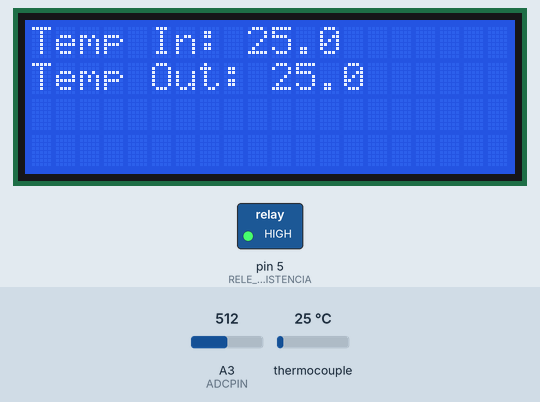
Recording of a sketch running on a simulated Arduino Uno, built with avr-gcc and run on an emulated ATmega328P. Parts: 20×4 character LCD, switched loads named in the sketch (green lamp = pin HIGH). Wiring (inferred from the names in the program): MAX6675 thermocouple converter: CS pin 3; MISO pin 2; SCK pin 4. The test bench sets the inputs (shaded band); at power-on: thermocouple 25 °C, A3 (ADCPIN) = 512. Storage starts empty; pins used as bus, display or sensor lines are not drawn; what the sketch prints to the serial monitor is not drawn.

Above: at 10.6 s.
10.7 s: thermocouple set to 6 °C
At 13.2 s:
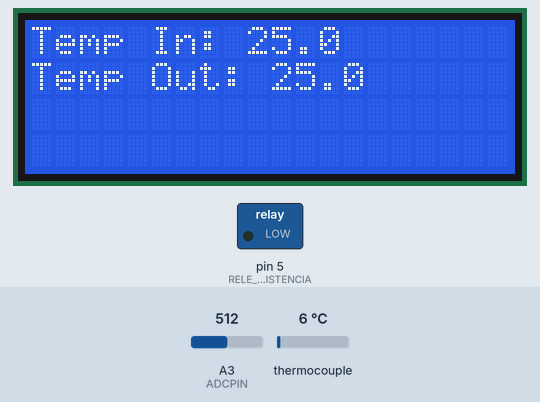
15.4 s: thermocouple set to 75 °C
At 16.6 s:
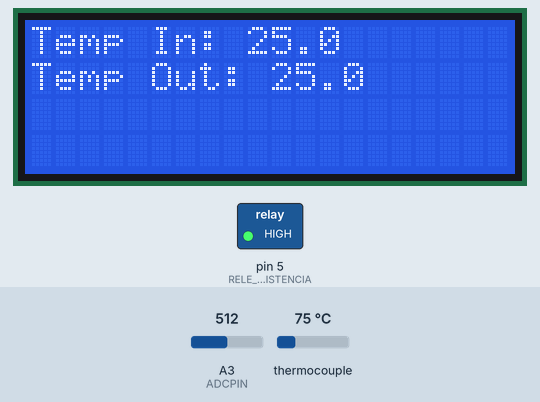
18.4 s: thermocouple set to 0 °C
At 21.3 s:
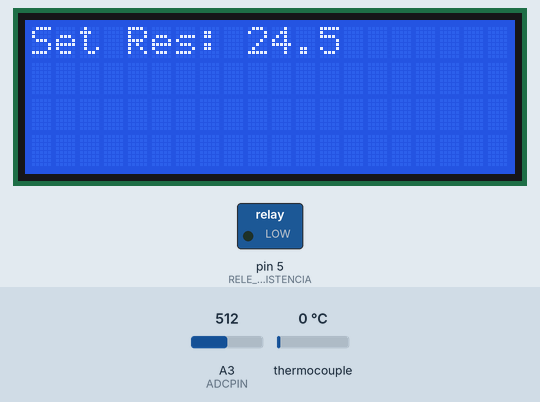
24.4 s: thermocouple set to 150 °C
At 25.1 s:
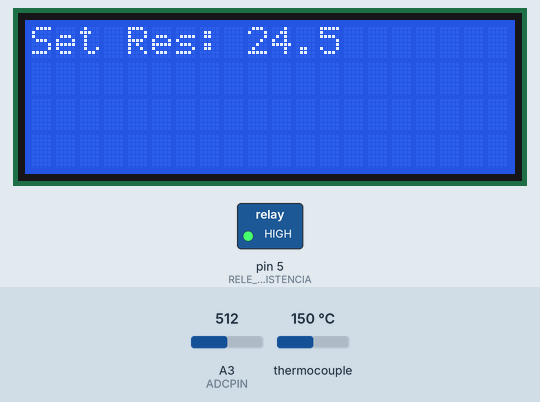
Timing chart, 0 to 27.0 s (numbered marks = the images above; inputs shaded):
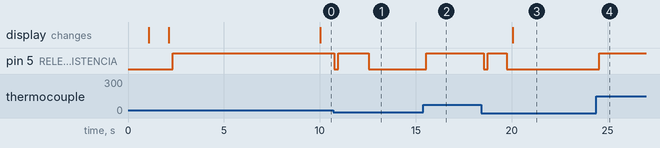

The sketch:

teste2.ino
```cpp
#include <Wire.h>
#include <LiquidCrystal_I2C.h>
#include <SPI.h>
#include <PID_v1_bc.h>  // Biblioteca para controle PID
#include <math.h>
#include <SD.h>         // Biblioteca para comunicação com o cartão SD

LiquidCrystal_I2C lcd(0x27, 20, 4); // Endereço do LCD
File myFile;                        // Arquivo para armazenar dados no SD

#define MAX6675_SO 2
#define MAX6675_CS 3
#define MAX6675_SCK 4
#define RELE_RESISTENCIA 5  // Pino do relé da resistência
#define RELE_VENTILACAO 6   // Pino do relé da ventilação
#define ADCPIN A3           // Pino de leitura do sensor de temperatura (NTC 10k)
#define CS_PIN 10           // Pino de Chip Select (CS) para o SD Card

// Constantes para o NTC 10k
const double SERIES_RESISTOR = 10000.0;
const double BETA_COEFFICIENT = 3950.0;
const double ROOM_TEMP_RESISTANCE = 10000.0;
const double NOMINAL_TEMP = 25.0;

double temperatura;
double tempNTC;
double setPoint_resistencia = 24.5;
//double setPoint_ventilacao = 24.5;
double input, output_resistencia, output_ventilacao;
double Kp = 2.0, Ki = 5.0, Kd = 1.0; // Ajustar conforme necessário

unsigned long tempoAnterior = 0;
const long intervaloTela = 10000;     // Intervalo de 10 segundos para atualizar a tela
unsigned long intervaloPID = 200;     // Intervalo para atualizar o PID

// Inicializar objetos PID
PID pid_resistencia(&input, &output_resistencia, &setPoint_resistencia, Kp, Ki, Kd, DIRECT);
//PID pid_ventilacao(&input, &output_ventilacao, &setPoint_ventilacao, Kp, Ki, Kd, DIRECT);

void setup() {
    analogReference(DEFAULT);
    Serial.begin(9600);
    lcd.init();
    lcd.backlight();
    pinMode(RELE_RESISTENCIA, OUTPUT);
    //pinMode(RELE_VENTILACAO, OUTPUT);

    lcd.setCursor(0, 1);
    lcd.print("Bem Vindo!");
    delay(1000);
    lcd.clear();

    lcd.setCursor(0, 1);
    lcd.print("Projeto Capeta");
    delay(1000);
    lcd.clear();

    // Inicializar PID
    pid_resistencia.SetMode(AUTOMATIC);
    pid_resistencia.SetOutputLimits(0, 255);
    //pid_ventilacao.SetMode(AUTOMATIC);
    //pid_ventilacao.SetOutputLimits(0, 255);

    // Inicializar o cartão SD
    if (!SD.begin(CS_PIN)) {
        Serial.println("Falha ao inicializar o cartão SD");
        lcd.setCursor(0, 0);
        lcd.print("Falha no SD!");
        while (1);
    }

    myFile = SD.open("datalog.csv", FILE_WRITE);
    if (myFile) {
        myFile.println("Tempo,Temp In (C),Temp Out (C)");
        myFile.close();
        Serial.println("Arquivo CSV criado com sucesso");
    } else {
        Serial.println("Erro ao criar arquivo CSV");
    }

    tempoAnterior = millis();
}

void loop() {
    unsigned long currentMillis = millis();

    // Atualizar leitura e controle PID em intervalos rápidos
    if (currentMillis - tempoAnterior >= intervaloPID) {
        tempoAnterior = currentMillis;

        // Ler temperatura do termopar e atualizar PID
        temperatura = leer_termopar();
        input = temperatura;

        // Controle PID para resistência
        pid_resistencia.Compute();
        digitalWrite(RELE_RESISTENCIA, output_resistencia > 127 ? LOW : HIGH);

        // Controle PID para ventilação
        //pid_ventilacao.Compute();
        //digitalWrite(RELE_VENTILACAO, temperatura > setPoint_ventilacao ? HIGH : LOW);

        // Ler a temperatura do sensor NTC
        tempNTC = lerNTC(ADCPIN);

        // Enviar dados para monitor serial
        Serial.print("Temp. In: ");
        Serial.print(temperatura, 2);
        Serial.print(" C, Temp. Out: ");
        Serial.print(tempNTC, 2);
        Serial.println(" C");

        // Registrar dados no arquivo CSV
        logToFile(temperatura, tempNTC);
    }

    // Alternar entre telas a cada 10 segundos
    if (currentMillis % intervaloTela < intervaloPID) {
        lcd.clear();
        if ((currentMillis / intervaloTela) % 2 == 0) {
            lcd.setCursor(0, 0);
            lcd.print("Set Res: ");
            lcd.print(setPoint_resistencia, 1);

            //lcd.setCursor(0, 1);
            //lcd.print("Set Vent: ");
            //lcd.print(setPoint_ventilacao, 1);
        } else {
            lcd.setCursor(0, 0);
            lcd.print("Temp In: ");
            lcd.print(temperatura, 1);

            lcd.setCursor(0, 1);
            lcd.print("Temp Out: ");
            lcd.print(tempNTC, 1);
        }
    }
}

void logToFile(double tempIn, double tempOut) {
    myFile = SD.open("datalog.csv", FILE_WRITE);
    if (myFile) {
        unsigned long currentTime = millis() / 1000;
        myFile.print(currentTime);
        myFile.print(",");
        myFile.print(tempIn, 2);
        myFile.print(",");
        myFile.println(tempOut, 2);
        myFile.close();
        Serial.println("Dados gravados no arquivo CSV");
    } else {
        Serial.println("Erro ao abrir o arquivo CSV para escrita");
    }
}

double leer_termopar() {
    uint16_t v;
    pinMode(MAX6675_CS, OUTPUT);
    pinMode(MAX6675_SO, INPUT);
    pinMode(MAX6675_SCK, OUTPUT);

    digitalWrite(MAX6675_CS, LOW);

    // Usar micros() para medir o tempo ao invés de delay()
    unsigned long startMicros = micros();
    while (micros() - startMicros < 1);  // Esperar 1 microsegundo

    v = shiftIn(MAX6675_SO, MAX6675_SCK, MSBFIRST);
    v <<= 8;
    v |= shiftIn(MAX6675_SO, MAX6675_SCK, MSBFIRST);

    digitalWrite(MAX6675_CS, HIGH);
    if (v & 0x4) {
        return NAN;  // Termopar desconectado
    }

    v >>= 3;
    return v * 0.25;
}

double lerNTC(int sensorPin) {
    int adcValue = analogRead(sensorPin);

    if (adcValue == 0) {
        return NAN;
    }

    double resistance = SERIES_RESISTOR * (1023.0 / adcValue - 1.0);
    double steinhart;
    steinhart = resistance / ROOM_TEMP_RESISTANCE;
    steinhart = log(steinhart);
    steinhart /= BETA_COEFFICIENT;
    steinhart += 1.0 / (NOMINAL_TEMP + 273.15);
    steinhart = 1.0 / steinhart;
    steinhart -= 273.15;
    return steinhart;
}
```

Measured:
- after the input at 10.7 s, pin 5 (RELE_RESISTENCIA): HIGH → LOW after 0.05 s, → HIGH 0.20 s later, → LOW 1.6 s later
- after the input at 15.4 s, pin 5 (RELE_RESISTENCIA): LOW → HIGH after 0.15 s
- after the input at 18.4 s, pin 5 (RELE_RESISTENCIA): HIGH → LOW after 0.15 s, → HIGH 0.20 s later, → LOW 1.0 s later
- after the input at 24.4 s, pin 5 (RELE_RESISTENCIA): LOW → HIGH after 0.16 s
